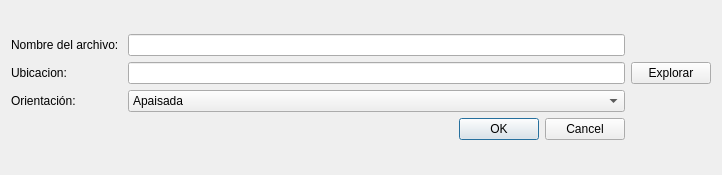
<?xml version="1.0" encoding="UTF-8"?>
<ui version="4.0">
 <class>PrintScren</class>
 <widget class="QDialog" name="PrintScren">
  <property name="geometry">
   <rect>
    <x>0</x>
    <y>0</y>
    <width>722</width>
    <height>175</height>
   </rect>
  </property>
  <property name="windowTitle">
   <string>Dialog</string>
  </property>
  <layout class="QGridLayout" name="gridLayout_2">
   <item row="0" column="0">
    <layout class="QGridLayout" name="gridLayout">
     <item row="2" column="1">
      <widget class="QComboBox" name="comboBox">
       <item>
        <property name="text">
         <string>Apaisada</string>
        </property>
       </item>
       <item>
        <property name="text">
         <string>Retrato</string>
        </property>
       </item>
      </widget>
     </item>
     <item row="2" column="0">
      <widget class="QLabel" name="label_3">
       <property name="text">
        <string>Orientación: </string>
       </property>
      </widget>
     </item>
     <item row="3" column="1">
      <widget class="QDialogButtonBox" name="buttonBox">
       <property name="orientation">
        <enum>Qt::Horizontal</enum>
       </property>
       <property name="standardButtons">
        <set>QDialogButtonBox::Cancel|QDialogButtonBox::Ok</set>
       </property>
      </widget>
     </item>
     <item row="1" column="1">
      <widget class="QLineEdit" name="lineEdit_filePath"/>
     </item>
     <item row="0" column="0">
      <widget class="QLabel" name="label">
       <property name="text">
        <string>Nombre del archivo: </string>
       </property>
      </widget>
     </item>
     <item row="1" column="0">
      <widget class="QLabel" name="label_2">
       <property name="text">
        <string>Ubicacion: </string>
       </property>
      </widget>
     </item>
     <item row="0" column="1">
      <widget class="QLineEdit" name="lineEdit_fileName"/>
     </item>
     <item row="1" column="2">
      <widget class="QPushButton" name="pushButton_Explorar">
       <property name="text">
        <string>Explorar</string>
       </property>
      </widget>
     </item>
    </layout>
   </item>
  </layout>
 </widget>
 <resources/>
 <connections>
  <connection>
   <sender>buttonBox</sender>
   <signal>accepted()</signal>
   <receiver>PrintScren</receiver>
   <slot>accept()</slot>
   <hints>
    <hint type="sourcelabel">
     <x>248</x>
     <y>254</y>
    </hint>
    <hint type="destinationlabel">
     <x>157</x>
     <y>274</y>
    </hint>
   </hints>
  </connection>
  <connection>
   <sender>buttonBox</sender>
   <signal>rejected()</signal>
   <receiver>PrintScren</receiver>
   <slot>reject()</slot>
   <hints>
    <hint type="sourcelabel">
     <x>316</x>
     <y>260</y>
    </hint>
    <hint type="destinationlabel">
     <x>286</x>
     <y>274</y>
    </hint>
   </hints>
  </connection>
 </connections>
</ui>
